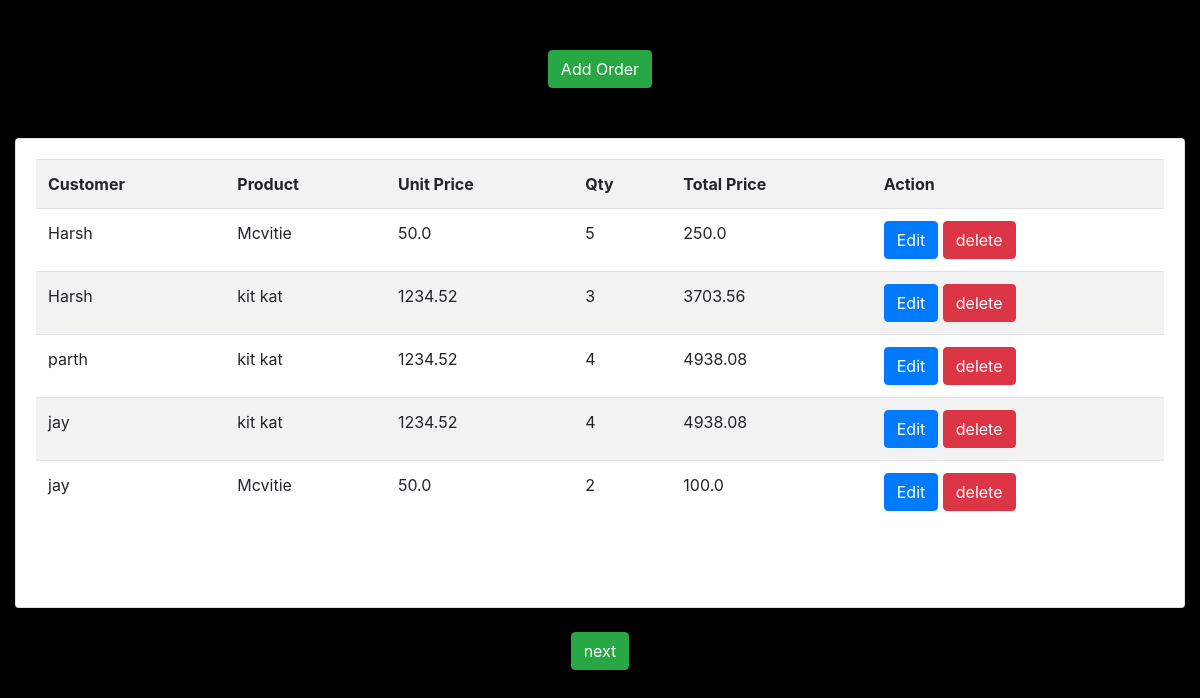
Before: / with the older database file.
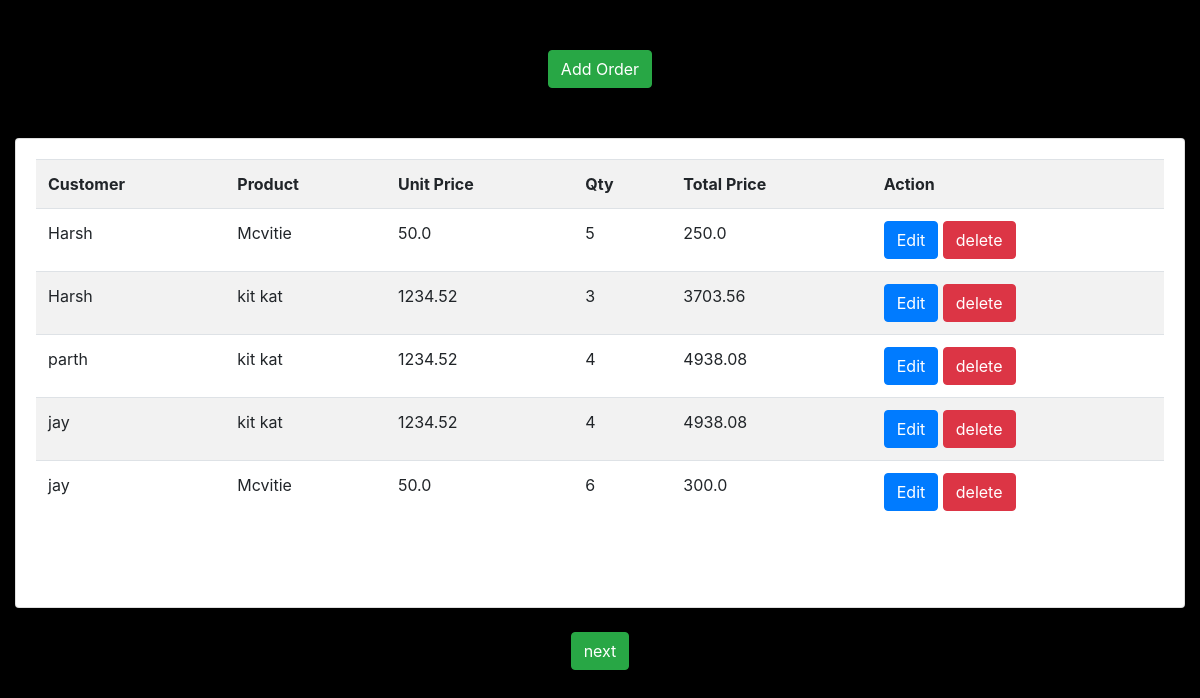
After: the same page with the newer database file.
### order/models.py (models this page shows)
class Order(models.Model):
    customer = models.ForeignKey(Customer,on_delete=models.CASCADE)
    product = models.ForeignKey(Product,on_delete=models.CASCADE)
    Unit_price = models.FloatField(max_length=6)
    qty = models.IntegerField()
    total_price = models.FloatField(max_length=10)
    date = models.DateTimeField(default=datetime.now())

### order/views.py (the view)
# urls.py: path('',views.order,name="home"),
def order(request):
    data_fetch = Order.objects.values("id","customer__first_name","product__product_name","Unit_price","qty","total_price")
    paginator = Paginator(data_fetch, 5)
    page_number = request.GET.get('page')
    data_fetch = paginator.get_page(page_number)
    return render(request,'list_order.html', {'data_fetch':data_fetch})

### order/templates/list_order.html (shortened to what this page needs)
<!DOCTYPE html>
<html>
<head>
	<link rel="stylesheet" href="https://maxcdn.bootstrapcdn.com/bootstrap/4.5.2/css/bootstrap.min.css">
</head>
<body style="background-color: black;">
	<div style="text-align: center; padding-top:50px;"><a href="/add_data" class="btn btn-success">Add Order</a></div>
	<div class="container-fluid" style="padding-top:50px;">
		<div class="row">
		  <div class="col-md-12">
			<div class="card card-primary card-outline">
			  <div class="card-body" >
				<table class="table table-hover table-striped">
					<tr>
						<th>Customer</th>
						<th>Product</th>
						<th>Unit Price</th>
						<th>Qty</th>
						<th>Total Price</th>
						<th>Action</th>
					</tr>
					{% for x in data_fetch %}
					<tr>
						<td>{{x.customer__first_name}}</td>
						<td>{{x.product__product_name}}</td>
						<td>{{x.Unit_price}}</td>
						<td>{{x.qty}}</td>
						<td>{{x.total_price}}</td>
						<td><a href="/edit_data/{{x.id}}" class="btn btn-primary">Edit</a>
							<a href="/delete/{{x.id}}" class="btn btn-danger" onclick="return confirm('Are you sure you want to delete this?')">delete</a></td>
							</tr>
							{% endfor %}
					</table><br><br>
				</div>
			</div>
			<div class="container p-4" >
				<div class="pagination justify-content-center">
					<span class="step-links">
					  {% if data_fetch.has_next %}
						  <a href="?page={{ data_fetch.next_page_number }}" class="btn btn-success">next</a>
					  {% endif %}
					</span>
					</div>
				</div>
		</div>
	</div>
	</div>
</body>
</html>

Changed rows visible on the page:
changed Order (number 5 of 5 on the later page): qty "2" → "6"; total_price "100.0" → "300.0"
